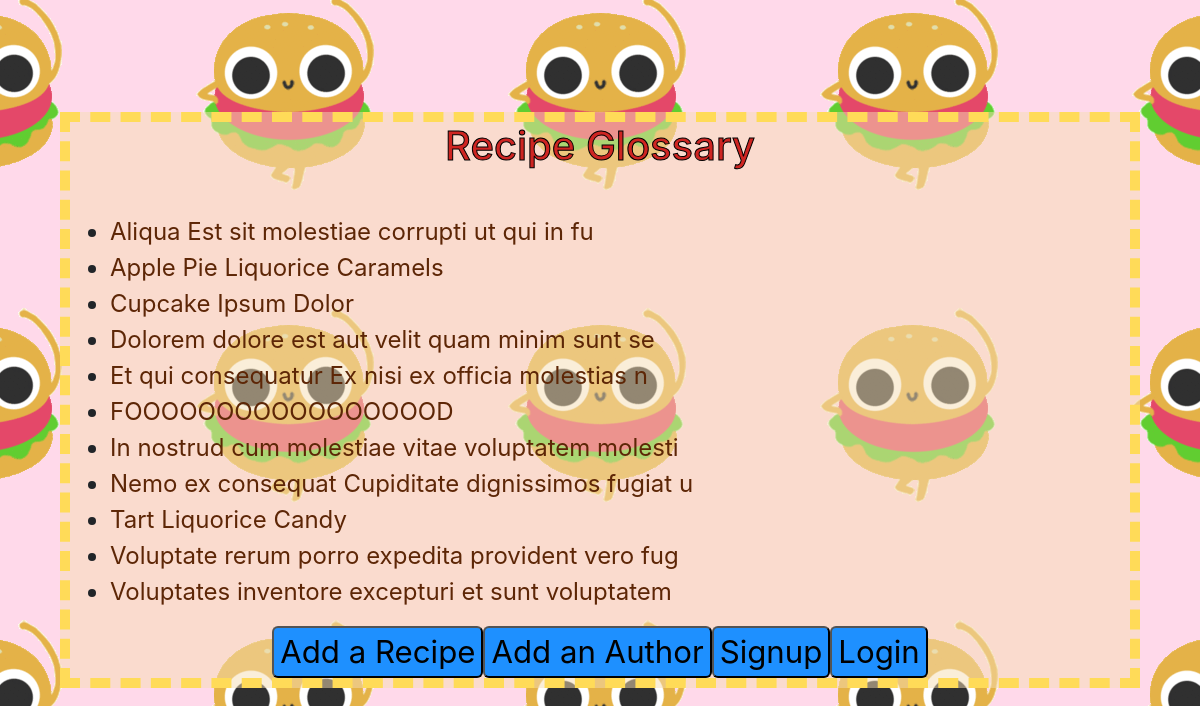
The page / on the database its author committed.
### backend_django_recipes/models.py (models this page shows, shortened)
class Recipes(models.Model):
    title = models.CharField(max_length=50)
    author = models.ForeignKey(Author, on_delete=models.CASCADE)
    description = models.CharField(max_length=140)
    time_req = models.CharField(max_length=25)
    instructions = models.TextField()

### backend_django_recipes/views.py (the view)
# urls.py: path("", list_view, name="homepage"),
def list_view(request):
    html = "list_view.html"
    items = Recipes.objects.all().order_by("title")
    return render(request, html, {"list": items})

### backend_django_recipes/templates/list_view.html (shortened to what this page needs)
{% load static %}
<!DOCTYPE html>
<html lang="en" class="d-flex h-100 align-items-center">
    <head>
        <link
            rel="stylesheet"
            href="https://stackpath.bootstrapcdn.com/bootstrap/4.3.1/css/bootstrap.min.css"
        />
        <link
            rel="stylesheet"
            href="{% static 'backend_django_recipes/style.css' %}"
        />
    </head>
    <body>
        <h1>Recipe Glossary</h1>
        <br />
        <ul>
            {% for rec in list %}
            <li>
                <a href="recipes/{{ rec.id }}/">{{ rec.title }}</a>
            </li>
            {% endfor %}
        </ul>
        <div class="row justify-content-center">
            <a href="/addrecipe/"><button>Add a Recipe</button></a>
            <a href="/addauthor/"><button>Add an Author</button></a>
            {% if user.is_authenticated %}
            <a href="/logout/"><button>Logout</button></a>
            {% else %}
            <a href="/signup/"><button>Signup</button></a>
            <a href="/login/"><button>Login</button></a>
            {% endif %}
        </div>
    </body>
</html>

### backend_django_recipes/static/backend_django_recipes/style.css (style rules this page uses)
html { width: 100%; height: auto; background-color: rgba(255, 0, 119, 0.15); background-image: url(dance.gif); background-position: center; background-repeat: repeat; }
body { background-color: rgba(245, 222, 179, 0.5); border: dashed 10px #ffdb58; font-size: 150%; width: 90%; margin: 0 auto; height: auto; }
h1 { text-align: center; color: #ce2522; -webkit-text-stroke-width: 1px; -webkit-text-stroke-color: black; }
a { color: rgb(93, 38, 6); }
button, input#button { background-color: dodgerblue; border-radius: 6px; font-size: 130%; }

### rows shown on the page
Recipes: title "Aliqua Est sit molestiae corrupti ut qui in fu"
Recipes: title "Apple Pie Liquorice Caramels"
Recipes: title "Cupcake Ipsum Dolor"
Recipes: title "Dolorem dolore est aut velit quam minim sunt se"
Recipes: title "Et qui consequatur Ex nisi ex officia molestias n"
Recipes: title "FOOOOOOOOOOOOOOOOOD"
Recipes: title "In nostrud cum molestiae vitae voluptatem molesti"
Recipes: title "Nemo ex consequat Cupiditate dignissimos fugiat u"
Recipes: title "Tart Liquorice Candy"
Recipes: title "Voluptate rerum porro expedita provident vero fug"
Recipes: title "Voluptates inventore excepturi et sunt voluptatem"
